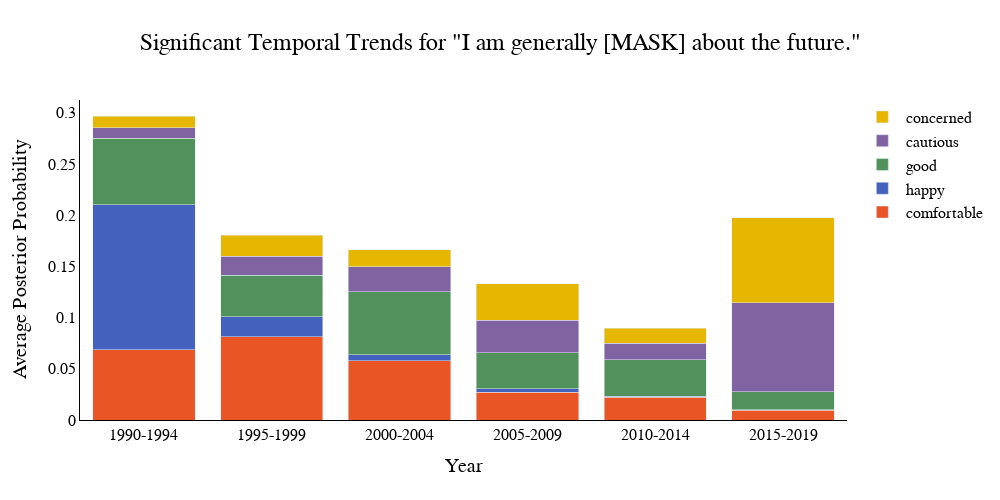

The cell this chart's notebook holds for it:
### Code cell
visuzlize_process('I am generally [MASK] about the future.', top_k=25, saveas='future.html')

### Figure 1 — Plotly figure (JSON) as saved in the notebook; plotly's stock layout.template omitted (floating-point values rounded to 4 significant figures)
{"data": [{"hovertemplate": "<b> comfortable</b><br> Years: %{x}<br> Probability: %{y:.3f}<extra></extra>", "marker": {"color": "#EA5526"}, "name": " comfortable", "type": "bar", "x": ["1990-1994", "1995-1999", "2000-2004", "2005-2009", "2010-2014", "2015-2019"], "y": [0.0688, 0.08108, 0.05785, 0.02719, 0.02226, 0.009683]}, {"hovertemplate": "<b> happy</b><br> Years: %{x}<br> Probability: %{y:.3f}<extra></extra>", "marker": {"color": "#4462BD"}, "name": " happy", "type": "bar", "x": ["1990-1994", "1995-1999", "2000-2004", "2005-2009", "2010-2014", "2015-2019"], "y": [0.1412, 0.01971, 0.006061, 0.003189, 0.0008078, 0.0002842]}, {"hovertemplate": "<b> good</b><br> Years: %{x}<br> Probability: %{y:.3f}<extra></extra>", "marker": {"color": "#51915B"}, "name": " good", "type": "bar", "x": ["1990-1994", "1995-1999", "2000-2004", "2005-2009", "2010-2014", "2015-2019"], "y": [0.06484, 0.04045, 0.06145, 0.0354, 0.03576, 0.01754]}, {"hovertemplate": "<b> cautious</b><br> Years: %{x}<br> Probability: %{y:.3f}<extra></extra>", "marker": {"color": "#8064A2"}, "name": " cautious", "type": "bar", "x": ["1990-1994", "1995-1999", "2000-2004", "2005-2009", "2010-2014", "2015-2019"], "y": [0.01028, 0.01886, 0.02424, 0.03152, 0.01604, 0.08719]}, {"hovertemplate": "<b> concerned</b><br> Years: %{x}<br> Probability: %{y:.3f}<extra></extra>", "marker": {"color": "#E5B700"}, "name": " concerned", "type": "bar", "x": ["1990-1994", "1995-1999", "2000-2004", "2005-2009", "2010-2014", "2015-2019"], "y": [0.01166, 0.0203, 0.01639, 0.0355, 0.01464, 0.08298]}], "layout": {"barmode": "stack", "height": 500, "hoverlabel": {"font": {"family": "Geist Mono", "size": 12}}, "hovermode": "x", "legend": {"font": {"color": "black", "family": "Junicode", "size": 16}}, "paper_bgcolor": "rgba(0,0,0,0)", "plot_bgcolor": "rgba(0,0,0,0)", "showlegend": true, "title": {"font": {"color": "black", "family": "Junicode", "size": 24}, "text": "Significant Temporal Trends for \"I am generally [MASK] about the future.\"", "x": 0.5}, "width": 1000, "xaxis": {"linecolor": "black", "linewidth": 1, "showgrid": false, "tickfont": {"color": "black", "family": "Geist Mono", "size": 16}, "tickvals": ["1990-1994", "1995-1999", "2000-2004", "2005-2009", "2010-2014", "2015-2019"], "title": {"font": {"color": "black", "family": "Junicode", "size": 20}, "text": "Year"}, "type": "category", "zeroline": false}, "yaxis": {"linecolor": "black", "linewidth": 1, "showgrid": false, "tickfont": {"color": "black", "family": "Geist Mono", "size": 16}, "title": {"font": {"color": "black", "family": "Junicode", "size": 20}, "text": "Average Posterior Probability"}, "zeroline": false}}}
